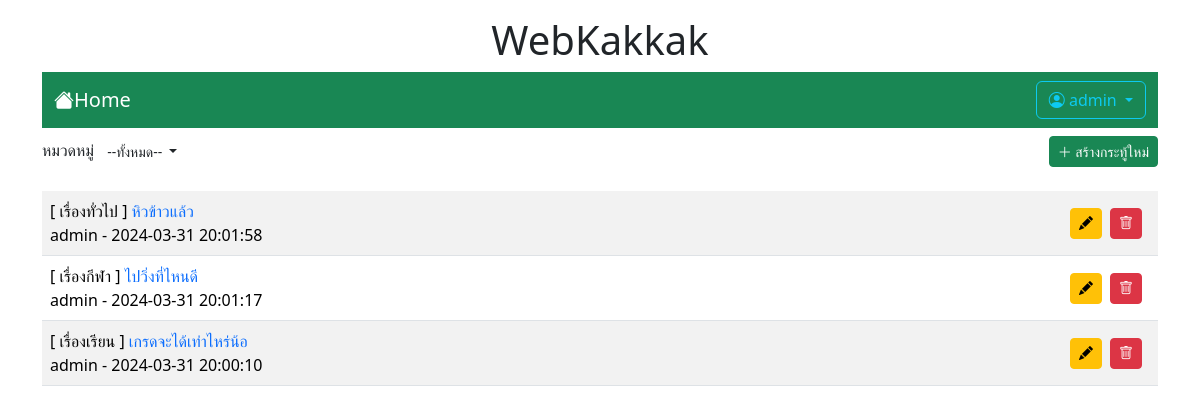
/index.php (signed in), run on the app's committed database.
### tables this page shows
CREATE TABLE `post` (
  `id` int(11) NOT NULL,
  `title` varchar(128) NOT NULL,
  `content` varchar(2048) NOT NULL,
  `post_date` datetime NOT NULL,
  `cat_id` int(11) NOT NULL,
  `user_id` int(11) NOT NULL
);

CREATE TABLE `category` (
  `id` int(11) NOT NULL,
  `name` varchar(32) NOT NULL
);

CREATE TABLE `user` (
  `id` int(11) NOT NULL,
  `login` varchar(32) NOT NULL,
  `password` varchar(64) NOT NULL,
  `name` varchar(64) NOT NULL,
  `gender` char(1) NOT NULL,
  `email` varchar(32) NOT NULL,
  `role` char(1) NOT NULL
);

### index.php (the view, shortened to what this page needs)
<!DOCTYPE html>
<html lang="en">
<head>
    <link rel="stylesheet" href="https://cdn.jsdelivr.net/npm/bootstrap-icons@1.11.3/font/bootstrap-icons.min.css">
    <link rel="stylesheet" href="bootstrap-5.3.2-dist/css/bootstrap.min.css">
</head>
<body>
    <div class="container-lg">
        <h1 style="text-align: center;" class="mt-3"> WebKakkak</h1>
        <?php include('nav.php')?>
        <div class="my-2 d-flex justify-content-between">
            <div>
                <lable>หมวดหมู่</lable>
                <span class="dropdown">
                    <?php
                        $conn=new PDO("mysql:host=localhost;dbname=webboard;charset=utf8","root","");
                    ?>
                    <button class="btn btn-white-50 btn-sm dropdown-toggle" type="button" data-bs-toggle="dropdown"
                        aria-expanded="false">
                            <?php
                            if(isset($_GET['id'])){
                            $sql="SELECT name FROM category WHERE id=$_GET[id]";
                            foreach($conn->query($sql)as $row)
                            echo "$row[name]";
                            }else{
                                echo "--ทั้งหมด--";
                            }
                            ?>
                    </button>
                        <?php
                            $sql="SELECT * FROM category";
                        ?>
                </span>
            </div>
            <div>
                <?php if (isset($_SESSION['id'])) { ?>
                    <a href="newpost.php" class="btn btn-success btn-sm"><i class="bi bi-plus-lg"></i> สร้างกระทู้ใหม่</a>
                <?php } ?>
            </div>
        </div>
        <table class="table table-striped mt-4 ">
            <?php
            $conn=new PDO("mysql:host=localhost;dbname=webboard;charset=utf8","root","");
            if(isset($_GET['id'])){
                $sql="SELECT t3.name,t1.title,t1.id,t2.login,t1.post_date,t2.id as 'user_id' FROM post as t1
                INNER JOIN user as t2 ON (t1.user_id=t2.id)
                INNER JOIN category as t3 ON (t1.cat_id=t3.id)
                WHERE t1.cat_id=$_GET[id]
                ORDER BY t1.post_date DESC" ;
            }else{
                $sql="SELECT t3.name,t1.title,t1.id,t2.login,t1.post_date,t2.id as 'user_id' FROM post as t1
                INNER JOIN user as t2 ON (t1.user_id=t2.id)
                INNER JOIN category as t3 ON (t1.cat_id=t3.id)
                ORDER BY t1.post_date DESC" ;
            }
            $result=$conn->query($sql);
            while($row=$result->fetch()){
                echo "<tr><td class='d-flex'>
                <div class='flex-grow-1'>[ $row[0] ]<a href=post.php?id=$row[2]
                style=text-decoration:none> $row[1]</a><br>$row[3] - $row[4]</div>";
                if(isset($_SESSION['id'])){
                    if($_SESSION['user_id']==$row['user_id']){
                        echo "<div class='me-2 align-self-center'><a href='editpost.php?id=$row[2]'
                        class='btn btn-warning btn-sm' onclick=''><i class='bi bi-pencil-fill'></i></a></div>";
                        echo "<div class='me-2 align-self-center'><a href=delete.php?id=$row[2]
                        class='btn btn-danger btn-sm' onclick='return myFunction()'><i class='bi bi-trash'></i></a></div>";
                    }
                    else if($_SESSION['role']=='a'){
                        echo "<div class='me-2 align-self-center'><a href=delete.php?id=$row[2]
                        class='btn btn-danger btn-sm' onclick='return myFunction()'><i class='bi bi-trash'></i></a></div>";
                    }
                }
            }
            ?>
        </table>
    </div>
</body>
</html>

### data on the page
post: category.name "เรื่องทั่วไป", title "หิวข้าวแล้ว", user.login "admin", post_date "2024-03-31 20:01:58"
post: category.name "เรื่องกีฬา", title "ไปวิ่งที่ไหนดี", user.login "admin", post_date "2024-03-31 20:01:17"
post: category.name "เรื่องเรียน", title "เกรดจะได้เท่าไหร่น้อ", user.login "admin", post_date "2024-03-31 20:00:10"

### other printed values
$_SESSION['username'] "admin"
